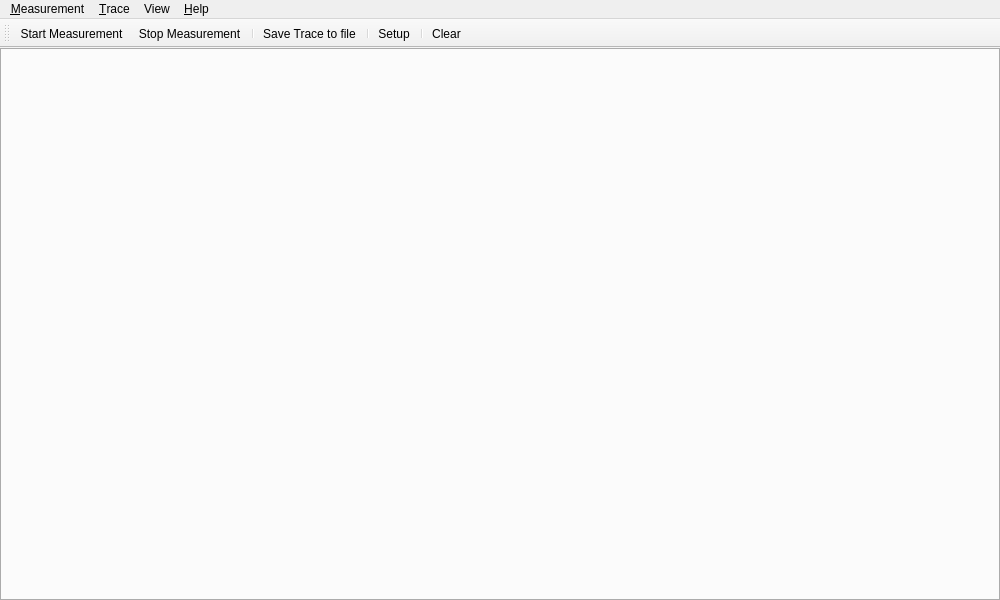
<?xml version="1.0" encoding="UTF-8"?>
<ui version="4.0">
 <class>MainWindow</class>
 <widget class="QMainWindow" name="MainWindow">
  <property name="geometry">
   <rect>
    <x>0</x>
    <y>0</y>
    <width>1000</width>
    <height>600</height>
   </rect>
  </property>
  <property name="windowTitle">
   <string>microbus</string>
  </property>
  <property name="windowIcon">
   <iconset resource="cangaroo.qrc">
    <normaloff>:/assets/microbus.png</normaloff>:/assets/microbus.png</iconset>
  </property>
  <property name="iconSize">
   <size>
    <width>100</width>
    <height>100</height>
   </size>
  </property>
  <property name="documentMode">
   <bool>false</bool>
  </property>
  <property name="unifiedTitleAndToolBarOnMac">
   <bool>true</bool>
  </property>
  <widget class="QWidget" name="centralwidget">
   <layout class="QVBoxLayout" name="verticalLayout">
    <property name="spacing">
     <number>3</number>
    </property>
    <property name="leftMargin">
     <number>0</number>
    </property>
    <property name="topMargin">
     <number>0</number>
    </property>
    <property name="rightMargin">
     <number>0</number>
    </property>
    <property name="bottomMargin">
     <number>0</number>
    </property>
    <item>
     <widget class="QTabWidget" name="mainTabs">
      <property name="autoFillBackground">
       <bool>false</bool>
      </property>
      <property name="tabPosition">
       <enum>QTabWidget::South</enum>
      </property>
      <property name="tabShape">
       <enum>QTabWidget::Rounded</enum>
      </property>
      <property name="currentIndex">
       <number>-1</number>
      </property>
      <property name="elideMode">
       <enum>Qt::ElideNone</enum>
      </property>
      <property name="documentMode">
       <bool>false</bool>
      </property>
      <property name="tabsClosable">
       <bool>false</bool>
      </property>
      <property name="movable">
       <bool>true</bool>
      </property>
      <property name="tabBarAutoHide">
       <bool>true</bool>
      </property>
     </widget>
    </item>
   </layout>
  </widget>
  <widget class="QMenuBar" name="menubar">
   <property name="geometry">
    <rect>
     <x>0</x>
     <y>0</y>
     <width>1000</width>
     <height>21</height>
    </rect>
   </property>
   <widget class="QMenu" name="menuMeasurement">
    <property name="title">
     <string>&amp;Measurement</string>
    </property>
    <addaction name="actionStart_Measurement"/>
    <addaction name="actionStop_Measurement"/>
    <addaction name="separator"/>
    <addaction name="actionSetup"/>
   </widget>
   <widget class="QMenu" name="menuHelp">
    <property name="title">
     <string>&amp;Help</string>
    </property>
    <addaction name="actionAbout"/>
   </widget>
   <widget class="QMenu" name="menuTrace">
    <property name="title">
     <string>&amp;Trace</string>
    </property>
    <addaction name="action_TraceClear"/>
    <addaction name="separator"/>
    <addaction name="actionSave_Trace_to_file"/>
   </widget>
   <widget class="QMenu" name="menuView">
    <property name="title">
     <string>View</string>
    </property>
   </widget>
   <addaction name="menuMeasurement"/>
   <addaction name="menuTrace"/>
   <addaction name="menuView"/>
   <addaction name="menuHelp"/>
  </widget>
  <widget class="QToolBar" name="toolBar">
   <property name="windowTitle">
    <string>toolBar</string>
   </property>
   <property name="iconSize">
    <size>
     <width>25</width>
     <height>25</height>
    </size>
   </property>
   <attribute name="toolBarArea">
    <enum>TopToolBarArea</enum>
   </attribute>
   <attribute name="toolBarBreak">
    <bool>false</bool>
   </attribute>
   <addaction name="actionStart_Measurement"/>
   <addaction name="actionStop_Measurement"/>
   <addaction name="separator"/>
   <addaction name="actionSave_Trace_to_file"/>
   <addaction name="separator"/>
   <addaction name="actionSetup"/>
   <addaction name="separator"/>
   <addaction name="action_TraceClear"/>
  </widget>
  <action name="action_Quit">
   <property name="text">
    <string>E&amp;xit</string>
   </property>
   <property name="shortcut">
    <string>Alt+F4</string>
   </property>
  </action>
  <action name="actionSetup">
   <property name="icon">
    <iconset resource="cangaroo.qrc">
     <normaloff>:/assets/settings.png</normaloff>:/assets/settings.png</iconset>
   </property>
   <property name="text">
    <string>&amp;Setup...</string>
   </property>
   <property name="shortcut">
    <string>Ctrl+Alt+S</string>
   </property>
  </action>
  <action name="actionStart_Measurement">
   <property name="icon">
    <iconset resource="cangaroo.qrc">
     <normaloff>:/assets/run.png</normaloff>:/assets/run.png</iconset>
   </property>
   <property name="text">
    <string>Star&amp;t Measurement</string>
   </property>
   <property name="shortcut">
    <string>F5</string>
   </property>
  </action>
  <action name="actionStop_Measurement">
   <property name="icon">
    <iconset resource="cangaroo.qrc">
     <normaloff>:/assets/stop.png</normaloff>:/assets/stop.png</iconset>
   </property>
   <property name="text">
    <string>Sto&amp;p Measurement</string>
   </property>
   <property name="shortcut">
    <string>F6</string>
   </property>
  </action>
  <action name="actionAbout">
   <property name="text">
    <string>&amp;About</string>
   </property>
   <property name="shortcut">
    <string>F1</string>
   </property>
  </action>
  <action name="actionSave_Trace_to_file">
   <property name="icon">
    <iconset resource="cangaroo.qrc">
     <normaloff>:/assets/save.png</normaloff>:/assets/save.png</iconset>
   </property>
   <property name="text">
    <string>&amp;Save Trace to file...</string>
   </property>
   <property name="shortcut">
    <string>Ctrl+S</string>
   </property>
  </action>
  <action name="action_TraceClear">
   <property name="icon">
    <iconset resource="cangaroo.qrc">
     <normaloff>:/assets/clear.png</normaloff>:/assets/clear.png</iconset>
   </property>
   <property name="text">
    <string>&amp;Clear</string>
   </property>
   <property name="shortcut">
    <string>Esc</string>
   </property>
  </action>
 </widget>
 <resources>
  <include location="cangaroo.qrc"/>
 </resources>
 <connections>
  <connection>
   <sender>action_Quit</sender>
   <signal>triggered()</signal>
   <receiver>MainWindow</receiver>
   <slot>close()</slot>
   <hints>
    <hint type="sourcelabel">
     <x>-1</x>
     <y>-1</y>
    </hint>
    <hint type="destinationlabel">
     <x>399</x>
     <y>299</y>
    </hint>
   </hints>
  </connection>
 </connections>
</ui>
